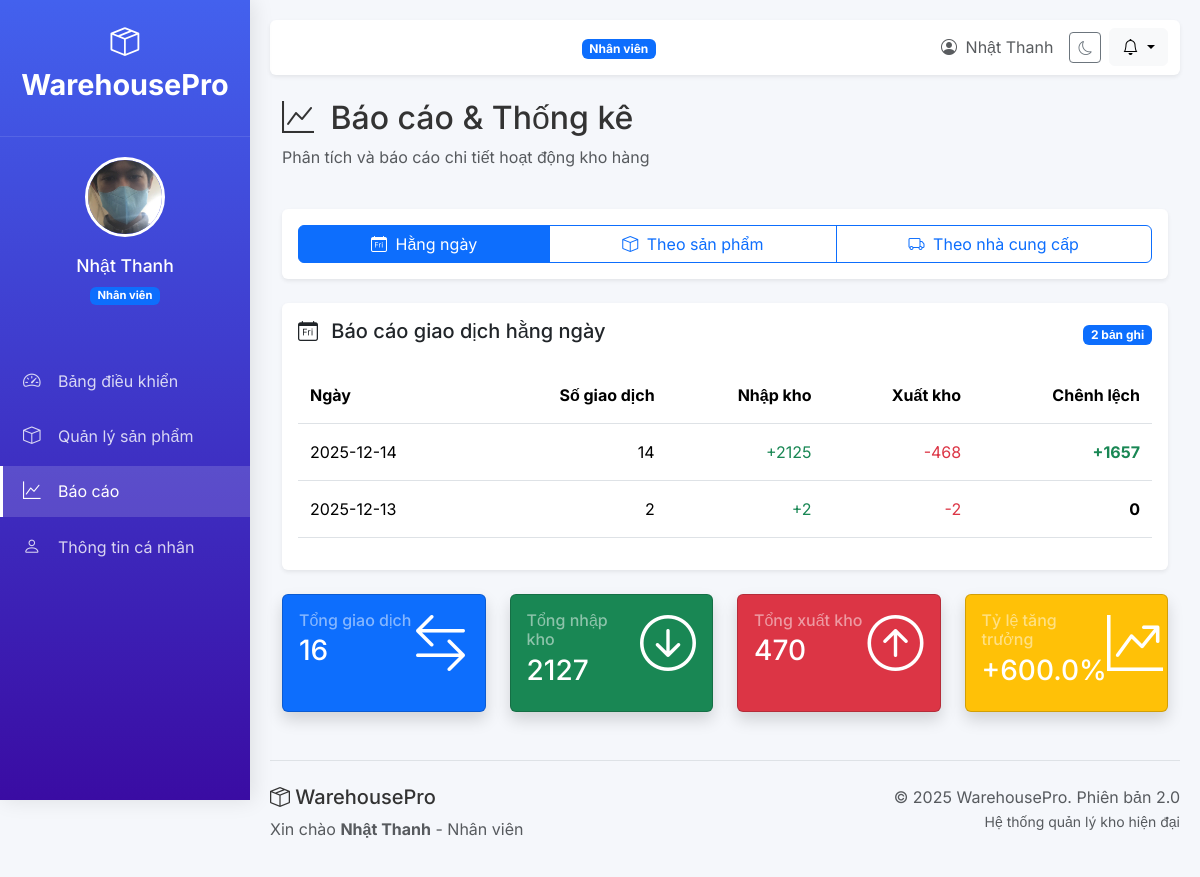
Screenshot of /reports (signed in) with the database file from the repository.
### tables this page shows
CREATE TABLE users (
            id INTEGER PRIMARY KEY AUTOINCREMENT,
            email TEXT UNIQUE NOT NULL,
            password TEXT NOT NULL,
            full_name TEXT NOT NULL,
            role TEXT NOT NULL,
            avatar TEXT,
            phone TEXT,
            address TEXT,
            status TEXT DEFAULT 'active',
            created_at TIMESTAMP DEFAULT CURRENT_TIMESTAMP
        );

### main.py (the view)
@app.get("/reports", response_class=HTMLResponse)
async def reports_page(request: Request):
    user = get_current_user(request)
    if not user:
        return RedirectResponse("/login", status_code=302)
    conn = get_db_connection()
    cursor = conn.cursor()
    report_type = request.query_params.get('type', 'daily')
    if report_type == 'daily':
        cursor.execute('''
            SELECT DATE(created_at) as date,
                   COUNT(*) as transactions,
                   SUM(CASE WHEN type='in' THEN quantity ELSE 0 END) as stock_in,
                   SUM(CASE WHEN type='out' THEN quantity ELSE 0 END) as stock_out
            FROM transactions
            WHERE DATE(created_at) >= DATE('now', '-30 days')
            GROUP BY DATE(created_at)
            ORDER BY date DESC
        ''')
    elif report_type == 'products':
        cursor.execute('''
            SELECT p.category,
                   COUNT(*) as product_count,
                   SUM(p.stock) as total_stock,
                   SUM(p.stock * COALESCE(p.price, 0)) as total_value
            FROM products p
            WHERE p.status = 'approved'
            GROUP BY p.category
            ORDER BY total_value DESC
        ''')
    elif report_type == 'suppliers':
        cursor.execute('''
            SELECT supplier, supplier_country,
                   COUNT(*) as product_count,
                   SUM(stock) as total_stock,
                   SUM(stock * COALESCE(price, 0)) as total_value
            FROM products
            WHERE status = 'approved'
            GROUP BY supplier, supplier_country
            ORDER BY product_count DESC
        ''')
    elif report_type == 'staff' and user["role"] == "admin":
        cursor.execute('''
            SELECT u.full_name, u.email,
                   COUNT(p.id) as product_count,
                   SUM(CASE WHEN p.status='approved' THEN 1 ELSE 0 END) as approved_count,
                   SUM(CASE WHEN p.status='pending' THEN 1 ELSE 0 END) as pending_count
            FROM users u
            LEFT JOIN products p ON u.id = p.added_by
            WHERE u.role = 'staff'
            GROUP BY u.id
            ORDER BY product_count DESC
        ''')
    else:
        cursor.execute('''
            SELECT DATE(created_at) as date,
                   COUNT(*) as transactions
            FROM transactions
            GROUP BY DATE(created_at)
            ORDER BY date DESC
            LIMIT 10
        ''')
    report_data = [dict(row) for row in cursor.fetchall()]
    growth_rate = 0
    if report_type == 'daily' and len(report_data) > 1:
        mid = len(report_data) // 2
        recent = report_data[:mid]
        older = report_data[mid:]
        recent_sum = sum(item['transactions'] for item in recent)
        older_sum = sum(item['transactions'] for item in older)
        if older_sum > 0:
            growth_rate = ((recent_sum - older_sum) / older_sum) * 100
        elif recent_sum > 0:
            growth_rate = 100.0
    conn.close()
    return templates.TemplateResponse(
        "reports.html",
        {
            "request": request,
            "title": "Báo cáo & Thống kê",
            "user": user,
            "report_type": report_type,
            "report_data": report_data,
            "growth_rate": growth_rate,
            "now": datetime.now
        }
    )

### templates/reports.html (shortened to what this page needs)
{% extends "base.html" %}
{% block content %}
<div class="row mb-4">
    <div class="col-12">
        <h2><i class="bi bi-graph-up me-2"></i> Báo cáo & Thống kê</h2>
        <p class="text-muted">Phân tích và báo cáo chi tiết hoạt động kho hàng</p>
    </div>
</div>
<div class="card mb-4 shadow-sm border-0">
    <div class="card-body">
        <div class="btn-group w-100" role="group">
            <a href="/reports?type=daily"
                class="btn {% if report_type == 'daily' %}btn-primary{% else %}btn-outline-primary{% endif %}">
                <i class="bi bi-calendar-day me-1"></i> Hằng ngày
            </a>
            <a href="/reports?type=products"
                class="btn {% if report_type == 'products' %}btn-primary{% else %}btn-outline-primary{% endif %}">
                <i class="bi bi-box me-1"></i> Theo sản phẩm
            </a>
            <a href="/reports?type=suppliers"
                class="btn {% if report_type == 'suppliers' %}btn-primary{% else %}btn-outline-primary{% endif %}">
                <i class="bi bi-truck me-1"></i> Theo nhà cung cấp
            </a>
        </div>
    </div>
</div>
<div class="card shadow-sm border-0 mb-4"><div class="card-body">
    <div class="table-header d-flex justify-content-between align-items-center">
        <h5>
            {% if report_type == 'daily' %}
            <i class="bi bi-calendar-day me-2"></i> Báo cáo giao dịch hằng ngày
            {% elif report_type == 'products' %}
            <i class="bi bi-box me-2"></i> Báo cáo theo danh mục sản phẩm
            {% else %}
            <i class="bi bi-truck me-2"></i> Báo cáo theo nhà cung cấp
            {% endif %}
        </h5>
        <span class="badge bg-primary">{{ report_data|length }} bản ghi</span>
    </div>
    <div class="table-responsive mt-3">
        <table class="table table-hover" id="reportTable">
            <thead>
                {% if report_type == 'daily' %}
                <tr>
                    <th>Ngày</th>
                    <th class="text-end">Số giao dịch</th>
                    <th class="text-end">Nhập kho</th>
                    <th class="text-end">Xuất kho</th>
                    <th class="text-end">Chênh lệch</th>
                </tr>
                {% else %}
                <tr>
                    <th>Nhà cung cấp</th>
                    <th class="text-end">Số sản phẩm</th>
                    <th class="text-end">Tổng tồn kho</th>
                </tr>
                {% endif %}
            </thead>
            <tbody>
                {% for row in report_data %}
                <tr>
                    {% if report_type == 'daily' %}
                    <td>{{ row['date'] }}</td>
                    <td class="text-end">{{ row['transactions'] }}</td>
                    <td class="text-end text-success">+{{ row['stock_in'] }}</td>
                    <td class="text-end text-danger">-{{ row['stock_out'] }}</td>
                    <td class="text-end">
                        {% set diff = row['stock_in'] - row['stock_out'] %}
                        <span class="fw-bold {% if diff > 0 %}text-success{% elif diff < 0 %}text-danger{% endif %}">
                            {% if diff > 0 %}+{% endif %}{{ diff }}
                        </span>
                    </td>
                    {% else %}
                    <td>{{ row['supplier'] }}</td>
                    <td class="text-end">{{ row['product_count'] }}</td>
                    <td class="text-end">{{ row['total_stock'] }}</td>
                    {% endif %}
                </tr>
                {% endfor %}
            </tbody>
        </table>
    </div>
</div></div>
<div class="row mt-4">
    <div class="col-md-3">
        <div class="card bg-primary text-white shadow h-100">
            <div class="card-body">
                <div class="d-flex justify-content-between">
                    <div>
                        <h6 class="text-white-50 mb-1">Tổng giao dịch</h6>
                        <h3>
                            {% if report_type == 'daily' %}
                            {{ report_data|sum(attribute='transactions') }}
                            {% else %}
                            {{ report_data|length }}
                            {% endif %}
                        </h3>
                    </div>
                    <div class="display-4">
                        <i class="bi bi-arrow-left-right"></i>
                    </div>
                </div>
            </div>
        </div>
    </div>
    <div class="col-md-3">
        <div class="card bg-success text-white shadow h-100">
            <div class="card-body">
                <div class="d-flex justify-content-between">
                    <div>
                        <h6 class="text-white-50 mb-1">Tổng nhập kho</h6>
                        <h3>
                            {% if report_type == 'daily' %}
                            {{ report_data|sum(attribute='stock_in') }}
                            {% else %}
                            -
                            {% endif %}
                        </h3>
                    </div>
                    <div class="display-4">
                        <i class="bi bi-arrow-down-circle"></i>
                    </div>
                </div>
            </div>
        </div>
    </div>
    <div class="col-md-3">
        <div class="card bg-danger text-white shadow h-100">
            <div class="card-body">
                <div class="d-flex justify-content-between">
                    <div>
                        <h6 class="text-white-50 mb-1">Tổng xuất kho</h6>
                        <h3>
                            {% if report_type == 'daily' %}
                            {{ report_data|sum(attribute='stock_out') }}
                            {% else %}
                            -
                            {% endif %}
                        </h3>
                    </div>
                    <div class="display-4">
                        <i class="bi bi-arrow-up-circle"></i>
                    </div>
                </div>
            </div>
        </div>
    </div>
    <div class="col-md-3">
        <div class="card bg-warning text-white shadow h-100">
            <div class="card-body">
                <div class="d-flex justify-content-between">
                    <div>
                        <h6 class="text-white-50 mb-1">Tỷ lệ tăng trưởng</h6>
                        <h3>
                            {% if report_type == 'daily' %}
                            {{ "{:+.1f}".format(growth_rate) }}%
                            {% else %}
                            -
                            {% endif %}
                        </h3>
                    </div>
                    <div class="display-4">
                        <i class="bi bi-graph-up-arrow"></i>
                    </div>
                </div>
            </div>
        </div>
    </div>
</div>
{% endblock %}

### templates/base.html (shortened to what this page needs)
<!DOCTYPE html>
<html lang="vi" data-bs-theme="light">
<head>
    <link href="https://cdn.jsdelivr.net/npm/bootstrap@5.3.3/dist/css/bootstrap.min.css" rel="stylesheet">
    <link rel="stylesheet" href="https://cdn.jsdelivr.net/npm/bootstrap-icons@1.11.1/font/bootstrap-icons.css">
</head>
<body>
    <div class="sidebar">
        <div class="sidebar-header">
            <a href="/dashboard" class="logo">
                <i class="bi bi-box-seam"></i> WarehousePro
            </a>
        </div>
        {% if user %}
        <div class="user-profile">
            <img src="{{ user.get('avatar', '/static/img/avatars/default.png') }}" class="avatar"
                alt="{{ user.full_name }}">
            <div class="user-info mt-2">
                <h5>{{ user.full_name }}</h5>
                <span class="badge {% if user.role == 'admin' %}bg-danger{% else %}bg-primary{% endif %}">
                    {{ 'Quản trị viên' if user.role == 'admin' else 'Nhân viên' }}
                </span>
            </div>
        </div>
        {% endif %}
        <ul class="sidebar-menu">
            <li>
                <a href="/dashboard" class="{% if request.url.path == '/dashboard' %}active{% endif %}">
                    <i class="bi bi-speedometer2"></i> Bảng điều khiển
                </a>
            </li>
            <li>
                <a href="/products"
                    class="{% if request.url.path.startswith('/products') and not request.url.path.startswith('/admin/approve') %}active{% endif %}">
                    <i class="bi bi-box"></i> Quản lý sản phẩm
                </a>
            </li>
            <li>
                <a href="/reports" class="{% if request.url.path == '/reports' %}active{% endif %}">
                    <i class="bi bi-graph-up"></i> Báo cáo
                </a>
            </li>
            <li>
                <a href="/profile" class="{% if request.url.path == '/profile' %}active{% endif %}">
                    <i class="bi bi-person"></i> Thông tin cá nhân
                </a>
            </li>
        </ul>
    </div>
    <div class="main-content">
        <nav class="navbar navbar-expand-lg navbar-light bg-white shadow-sm rounded mb-4">
            <div class="container-fluid">
                <div class="d-flex align-items-center">
                    <span class="navbar-brand mb-0 h1 d-none d-lg-block">
                        <i class="bi bi-box-seam me-2"></i>
                    </span>
                    <div class="ms-3">
                        <span
                            class="badge {% if user and user.role == 'admin' %}bg-danger{% else %}bg-primary{% endif %}">
                            {{ 'Quản trị viên' if user and user.role == 'admin' else 'Nhân viên' }}
                        </span>
                    </div>
                </div>
                <div class="d-flex align-items-center">
                    <span class="text-muted me-3 d-none d-md-block">
                        <i class="bi bi-person-circle me-1"></i>
                        {{ user.full_name if user else '' }}
                    </span>
                    <button class="btn btn-outline-secondary btn-sm me-2" onclick="toggleDarkMode()">
                        <i class="bi bi-moon"></i>
                    </button>
                    <div class="dropdown">
                        <button class="btn btn-light dropdown-toggle" type="button" data-bs-toggle="dropdown">
                            <i class="bi bi-bell"></i>
                        </button>
                    </div>
                </div>
            </div>
        </nav>
        <div class="container-fluid">
            {% block content %}{% endblock %}
        </div>
        <footer class="mt-5 pt-4 border-top">
            <div class="row">
                <div class="col-md-6">
                    <h5><i class="bi bi-box-seam"></i> WarehousePro</h5>
                    <p class="text-muted">
                        {% if user %}
                        Xin chào <strong>{{ user.full_name }}</strong> -
                        {{ 'Quản trị viên' if user.role == 'admin' else 'Nhân viên' }}
                        {% else %}
                        Hệ thống quản lý kho hàng thông minh & chuyên nghiệp
                        {% endif %}
                    </p>
                </div>
                <div class="col-md-6 text-end">
                    <p class="text-muted">
                        © 2025 WarehousePro. Phiên bản 2.0<br>
                        <small>Hệ thống quản lý kho hiện đại</small>
                    </p>
                </div>
            </div>
        </footer>
    </div>
</body>
</html>

### rows the page displays
users: get (picture), full_name "Nhật Thanh", role "Nhân viên", date "2025-12-13", transactions "2", stock_in "2", stock_out "2", diff "0"

### other values shown
{{ report_data|length }} "2"
{{ row['date'] }} "2025-12-14"
{{ row['transactions'] }} "14"
{{ row['stock_in'] }} "2125"
{{ row['stock_out'] }} "468"
{{ diff }} "1657"
{{ report_data|sum(attribute='transactions') }} "16"
{{ report_data|sum(attribute='stock_in') }} "2127"
{{ report_data|sum(attribute='stock_out') }} "470"
{{ "{:+.1f}".format(growth_rate) }} "+600.0"
